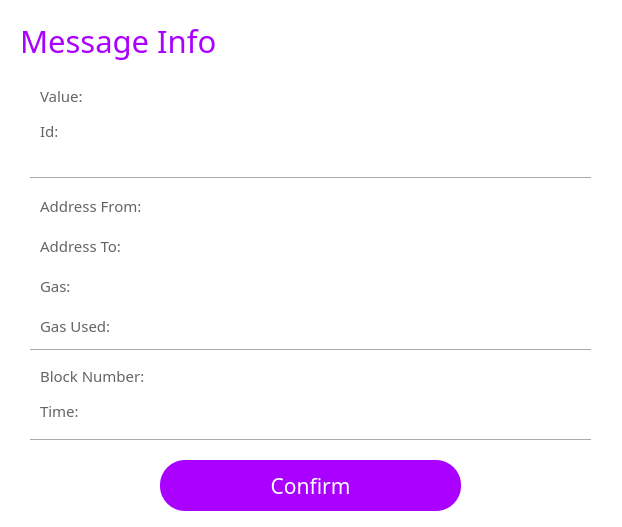
<?xml version="1.0" encoding="UTF-8"?>
<ui version="4.0">
 <class>MessForm</class>
 <widget class="QWidget" name="MessForm">
  <property name="geometry">
   <rect>
    <x>0</x>
    <y>0</y>
    <width>622</width>
    <height>527</height>
   </rect>
  </property>
  <property name="windowTitle">
   <string>Form</string>
  </property>
  <property name="styleSheet">
   <string notr="true">background-color: rgb(255, 255, 255);</string>
  </property>
  <widget class="QLabel" name="label_15">
   <property name="geometry">
    <rect>
     <x>20</x>
     <y>20</y>
     <width>231</width>
     <height>41</height>
    </rect>
   </property>
   <property name="font">
    <font>
     <family>微软雅黑</family>
     <pointsize>23</pointsize>
     <weight>50</weight>
     <bold>false</bold>
    </font>
   </property>
   <property name="styleSheet">
    <string notr="true">color: rgb(170, 0, 255);</string>
   </property>
   <property name="text">
    <string>Message Info</string>
   </property>
  </widget>
  <widget class="QPushButton" name="closeenterpsw">
   <property name="geometry">
    <rect>
     <x>580</x>
     <y>0</y>
     <width>41</width>
     <height>31</height>
    </rect>
   </property>
   <property name="text">
    <string/>
   </property>
   <property name="icon">
    <iconset>
     <normaloff>pic/close.png</normaloff>pic/close.png</iconset>
   </property>
   <property name="flat">
    <bool>true</bool>
   </property>
  </widget>
  <widget class="Line" name="line_38">
   <property name="geometry">
    <rect>
     <x>30</x>
     <y>170</y>
     <width>561</width>
     <height>16</height>
    </rect>
   </property>
   <property name="sizeIncrement">
    <size>
     <width>0</width>
     <height>10</height>
    </size>
   </property>
   <property name="orientation">
    <enum>Qt::Horizontal</enum>
   </property>
  </widget>
  <widget class="Line" name="line_39">
   <property name="geometry">
    <rect>
     <x>30</x>
     <y>340</y>
     <width>561</width>
     <height>20</height>
    </rect>
   </property>
   <property name="orientation">
    <enum>Qt::Horizontal</enum>
   </property>
  </widget>
  <widget class="Line" name="line_40">
   <property name="geometry">
    <rect>
     <x>30</x>
     <y>430</y>
     <width>561</width>
     <height>21</height>
    </rect>
   </property>
   <property name="orientation">
    <enum>Qt::Horizontal</enum>
   </property>
  </widget>
  <widget class="QPushButton" name="pushButton_9">
   <property name="geometry">
    <rect>
     <x>160</x>
     <y>460</y>
     <width>301</width>
     <height>51</height>
    </rect>
   </property>
   <property name="font">
    <font>
     <family>等线</family>
     <pointsize>16</pointsize>
    </font>
   </property>
   <property name="cursor">
    <cursorShape>PointingHandCursor</cursorShape>
   </property>
   <property name="styleSheet">
    <string notr="true">background-color: rgb(170, 0, 255);
color: rgb(255, 255, 255);
border-radius:25px;</string>
   </property>
   <property name="text">
    <string>Confirm</string>
   </property>
   <property name="flat">
    <bool>false</bool>
   </property>
  </widget>
  <widget class="QLabel" name="label_51">
   <property name="geometry">
    <rect>
     <x>40</x>
     <y>190</y>
     <width>111</width>
     <height>31</height>
    </rect>
   </property>
   <property name="font">
    <font>
     <family>微软雅黑</family>
     <pointsize>11</pointsize>
    </font>
   </property>
   <property name="styleSheet">
    <string notr="true">color: rgb(100, 100, 100);</string>
   </property>
   <property name="text">
    <string>Address From:</string>
   </property>
  </widget>
  <widget class="QLabel" name="label_52">
   <property name="geometry">
    <rect>
     <x>40</x>
     <y>80</y>
     <width>91</width>
     <height>31</height>
    </rect>
   </property>
   <property name="font">
    <font>
     <family>微软雅黑</family>
     <pointsize>11</pointsize>
    </font>
   </property>
   <property name="styleSheet">
    <string notr="true">color: rgb(100, 100, 100);</string>
   </property>
   <property name="text">
    <string>Value:</string>
   </property>
  </widget>
  <widget class="QLabel" name="label_53">
   <property name="geometry">
    <rect>
     <x>40</x>
     <y>120</y>
     <width>91</width>
     <height>21</height>
    </rect>
   </property>
   <property name="font">
    <font>
     <family>微软雅黑</family>
     <pointsize>11</pointsize>
    </font>
   </property>
   <property name="styleSheet">
    <string notr="true">color: rgb(100, 100, 100);</string>
   </property>
   <property name="text">
    <string>Id:</string>
   </property>
  </widget>
  <widget class="QLabel" name="label_54">
   <property name="geometry">
    <rect>
     <x>40</x>
     <y>230</y>
     <width>91</width>
     <height>31</height>
    </rect>
   </property>
   <property name="font">
    <font>
     <family>微软雅黑</family>
     <pointsize>11</pointsize>
    </font>
   </property>
   <property name="styleSheet">
    <string notr="true">color: rgb(100, 100, 100);</string>
   </property>
   <property name="text">
    <string>Address To:</string>
   </property>
  </widget>
  <widget class="QLabel" name="label_55">
   <property name="geometry">
    <rect>
     <x>40</x>
     <y>270</y>
     <width>91</width>
     <height>31</height>
    </rect>
   </property>
   <property name="font">
    <font>
     <family>微软雅黑</family>
     <pointsize>11</pointsize>
    </font>
   </property>
   <property name="styleSheet">
    <string notr="true">color: rgb(100, 100, 100);</string>
   </property>
   <property name="text">
    <string>Gas:</string>
   </property>
  </widget>
  <widget class="QLabel" name="label_56">
   <property name="geometry">
    <rect>
     <x>40</x>
     <y>310</y>
     <width>91</width>
     <height>31</height>
    </rect>
   </property>
   <property name="font">
    <font>
     <family>微软雅黑</family>
     <pointsize>11</pointsize>
    </font>
   </property>
   <property name="styleSheet">
    <string notr="true">color: rgb(100, 100, 100);</string>
   </property>
   <property name="text">
    <string>Gas Used:</string>
   </property>
  </widget>
  <widget class="QLabel" name="label_57">
   <property name="geometry">
    <rect>
     <x>40</x>
     <y>400</y>
     <width>91</width>
     <height>21</height>
    </rect>
   </property>
   <property name="font">
    <font>
     <family>微软雅黑</family>
     <pointsize>11</pointsize>
    </font>
   </property>
   <property name="styleSheet">
    <string notr="true">color: rgb(100, 100, 100);</string>
   </property>
   <property name="text">
    <string>Time:</string>
   </property>
  </widget>
  <widget class="QLabel" name="label_58">
   <property name="geometry">
    <rect>
     <x>40</x>
     <y>360</y>
     <width>111</width>
     <height>31</height>
    </rect>
   </property>
   <property name="font">
    <font>
     <family>微软雅黑</family>
     <pointsize>11</pointsize>
    </font>
   </property>
   <property name="styleSheet">
    <string notr="true">color: rgb(100, 100, 100);</string>
   </property>
   <property name="text">
    <string>Block Number:</string>
   </property>
  </widget>
  <widget class="QLineEdit" name="lineEdit_7">
   <property name="geometry">
    <rect>
     <x>150</x>
     <y>190</y>
     <width>431</width>
     <height>31</height>
    </rect>
   </property>
   <property name="font">
    <font>
     <family>微软雅黑</family>
     <pointsize>11</pointsize>
    </font>
   </property>
   <property name="toolTip">
    <string/>
   </property>
   <property name="statusTip">
    <string/>
   </property>
   <property name="whatsThis">
    <string/>
   </property>
   <property name="accessibleName">
    <string/>
   </property>
   <property name="accessibleDescription">
    <string/>
   </property>
   <property name="styleSheet">
    <string notr="true">
QLineEdit[echoMode=&quot;2&quot;] {
    lineedit-password-character:42;
}
</string>
   </property>
   <property name="frame">
    <bool>false</bool>
   </property>
   <property name="echoMode">
    <enum>QLineEdit::Normal</enum>
   </property>
   <property name="readOnly">
    <bool>true</bool>
   </property>
   <property name="placeholderText">
    <string/>
   </property>
  </widget>
  <widget class="QLineEdit" name="lineEdit_6">
   <property name="geometry">
    <rect>
     <x>150</x>
     <y>80</y>
     <width>431</width>
     <height>31</height>
    </rect>
   </property>
   <property name="font">
    <font>
     <family>微软雅黑</family>
     <pointsize>11</pointsize>
    </font>
   </property>
   <property name="toolTip">
    <string/>
   </property>
   <property name="statusTip">
    <string/>
   </property>
   <property name="whatsThis">
    <string/>
   </property>
   <property name="accessibleName">
    <string/>
   </property>
   <property name="accessibleDescription">
    <string/>
   </property>
   <property name="styleSheet">
    <string notr="true">
QLineEdit[echoMode=&quot;2&quot;] {
    lineedit-password-character:42;
}
</string>
   </property>
   <property name="frame">
    <bool>false</bool>
   </property>
   <property name="echoMode">
    <enum>QLineEdit::Normal</enum>
   </property>
   <property name="readOnly">
    <bool>true</bool>
   </property>
  </widget>
  <widget class="QLineEdit" name="lineEdit_8">
   <property name="geometry">
    <rect>
     <x>150</x>
     <y>230</y>
     <width>431</width>
     <height>31</height>
    </rect>
   </property>
   <property name="font">
    <font>
     <family>微软雅黑</family>
     <pointsize>11</pointsize>
    </font>
   </property>
   <property name="toolTip">
    <string/>
   </property>
   <property name="statusTip">
    <string/>
   </property>
   <property name="whatsThis">
    <string/>
   </property>
   <property name="accessibleName">
    <string/>
   </property>
   <property name="accessibleDescription">
    <string/>
   </property>
   <property name="styleSheet">
    <string notr="true">
QLineEdit[echoMode=&quot;2&quot;] {
    lineedit-password-character:42;
}
</string>
   </property>
   <property name="frame">
    <bool>false</bool>
   </property>
   <property name="echoMode">
    <enum>QLineEdit::Normal</enum>
   </property>
   <property name="readOnly">
    <bool>true</bool>
   </property>
   <property name="placeholderText">
    <string/>
   </property>
  </widget>
  <widget class="QLineEdit" name="lineEdit_9">
   <property name="geometry">
    <rect>
     <x>150</x>
     <y>270</y>
     <width>431</width>
     <height>31</height>
    </rect>
   </property>
   <property name="font">
    <font>
     <family>微软雅黑</family>
     <pointsize>11</pointsize>
    </font>
   </property>
   <property name="toolTip">
    <string/>
   </property>
   <property name="statusTip">
    <string/>
   </property>
   <property name="whatsThis">
    <string/>
   </property>
   <property name="accessibleName">
    <string/>
   </property>
   <property name="accessibleDescription">
    <string/>
   </property>
   <property name="styleSheet">
    <string notr="true">
QLineEdit[echoMode=&quot;2&quot;] {
    lineedit-password-character:42;
}
</string>
   </property>
   <property name="frame">
    <bool>false</bool>
   </property>
   <property name="echoMode">
    <enum>QLineEdit::Normal</enum>
   </property>
   <property name="readOnly">
    <bool>true</bool>
   </property>
   <property name="placeholderText">
    <string/>
   </property>
  </widget>
  <widget class="QLineEdit" name="lineEdit_10">
   <property name="geometry">
    <rect>
     <x>150</x>
     <y>310</y>
     <width>431</width>
     <height>31</height>
    </rect>
   </property>
   <property name="font">
    <font>
     <family>微软雅黑</family>
     <pointsize>11</pointsize>
    </font>
   </property>
   <property name="toolTip">
    <string/>
   </property>
   <property name="statusTip">
    <string/>
   </property>
   <property name="whatsThis">
    <string/>
   </property>
   <property name="accessibleName">
    <string/>
   </property>
   <property name="accessibleDescription">
    <string/>
   </property>
   <property name="styleSheet">
    <string notr="true">
QLineEdit[echoMode=&quot;2&quot;] {
    lineedit-password-character:42;
}
</string>
   </property>
   <property name="frame">
    <bool>false</bool>
   </property>
   <property name="echoMode">
    <enum>QLineEdit::Normal</enum>
   </property>
   <property name="readOnly">
    <bool>true</bool>
   </property>
   <property name="placeholderText">
    <string/>
   </property>
  </widget>
  <widget class="QTextEdit" name="textEdit">
   <property name="geometry">
    <rect>
     <x>150</x>
     <y>120</y>
     <width>431</width>
     <height>51</height>
    </rect>
   </property>
   <property name="font">
    <font>
     <family>微软雅黑</family>
     <pointsize>11</pointsize>
    </font>
   </property>
   <property name="frameShape">
    <enum>QFrame::NoFrame</enum>
   </property>
   <property name="frameShadow">
    <enum>QFrame::Plain</enum>
   </property>
  </widget>
  <widget class="QLineEdit" name="lineEdit_11">
   <property name="geometry">
    <rect>
     <x>150</x>
     <y>400</y>
     <width>431</width>
     <height>31</height>
    </rect>
   </property>
   <property name="font">
    <font>
     <family>微软雅黑</family>
     <pointsize>11</pointsize>
    </font>
   </property>
   <property name="toolTip">
    <string/>
   </property>
   <property name="statusTip">
    <string/>
   </property>
   <property name="whatsThis">
    <string/>
   </property>
   <property name="accessibleName">
    <string/>
   </property>
   <property name="accessibleDescription">
    <string/>
   </property>
   <property name="styleSheet">
    <string notr="true">
QLineEdit[echoMode=&quot;2&quot;] {
    lineedit-password-character:42;
}
</string>
   </property>
   <property name="frame">
    <bool>false</bool>
   </property>
   <property name="echoMode">
    <enum>QLineEdit::Normal</enum>
   </property>
   <property name="readOnly">
    <bool>true</bool>
   </property>
   <property name="placeholderText">
    <string/>
   </property>
  </widget>
  <widget class="QLineEdit" name="lineEdit_12">
   <property name="geometry">
    <rect>
     <x>150</x>
     <y>360</y>
     <width>431</width>
     <height>31</height>
    </rect>
   </property>
   <property name="font">
    <font>
     <family>微软雅黑</family>
     <pointsize>11</pointsize>
    </font>
   </property>
   <property name="toolTip">
    <string/>
   </property>
   <property name="statusTip">
    <string/>
   </property>
   <property name="whatsThis">
    <string/>
   </property>
   <property name="accessibleName">
    <string/>
   </property>
   <property name="accessibleDescription">
    <string/>
   </property>
   <property name="styleSheet">
    <string notr="true">
QLineEdit[echoMode=&quot;2&quot;] {
    lineedit-password-character:42;
}
</string>
   </property>
   <property name="frame">
    <bool>false</bool>
   </property>
   <property name="echoMode">
    <enum>QLineEdit::Normal</enum>
   </property>
   <property name="readOnly">
    <bool>true</bool>
   </property>
   <property name="placeholderText">
    <string/>
   </property>
  </widget>
 </widget>
 <resources/>
 <connections/>
</ui>
